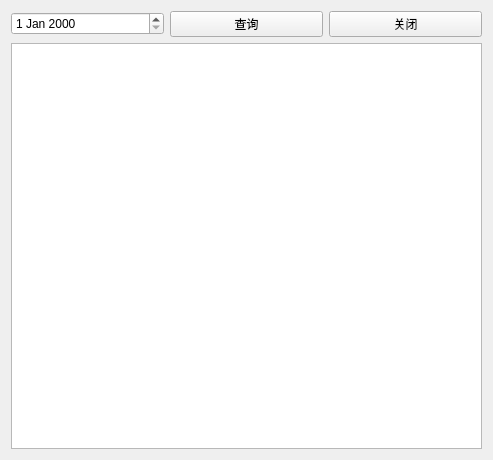
<?xml version="1.0" encoding="UTF-8"?>
<ui version="4.0">
 <class>punRecord</class>
 <widget class="QWidget" name="punRecord">
  <property name="geometry">
   <rect>
    <x>0</x>
    <y>0</y>
    <width>493</width>
    <height>460</height>
   </rect>
  </property>
  <property name="windowTitle">
   <string>Form</string>
  </property>
  <layout class="QGridLayout" name="gridLayout">
   <item row="0" column="0">
    <widget class="QDateEdit" name="dateEdit"/>
   </item>
   <item row="0" column="1">
    <widget class="QPushButton" name="pushButton">
     <property name="text">
      <string>查询</string>
     </property>
    </widget>
   </item>
   <item row="0" column="2">
    <widget class="QPushButton" name="pushButton_2">
     <property name="text">
      <string>关闭</string>
     </property>
    </widget>
   </item>
   <item row="1" column="0" colspan="3">
    <widget class="QListWidget" name="listWidget"/>
   </item>
  </layout>
 </widget>
 <resources/>
 <connections/>
</ui>
